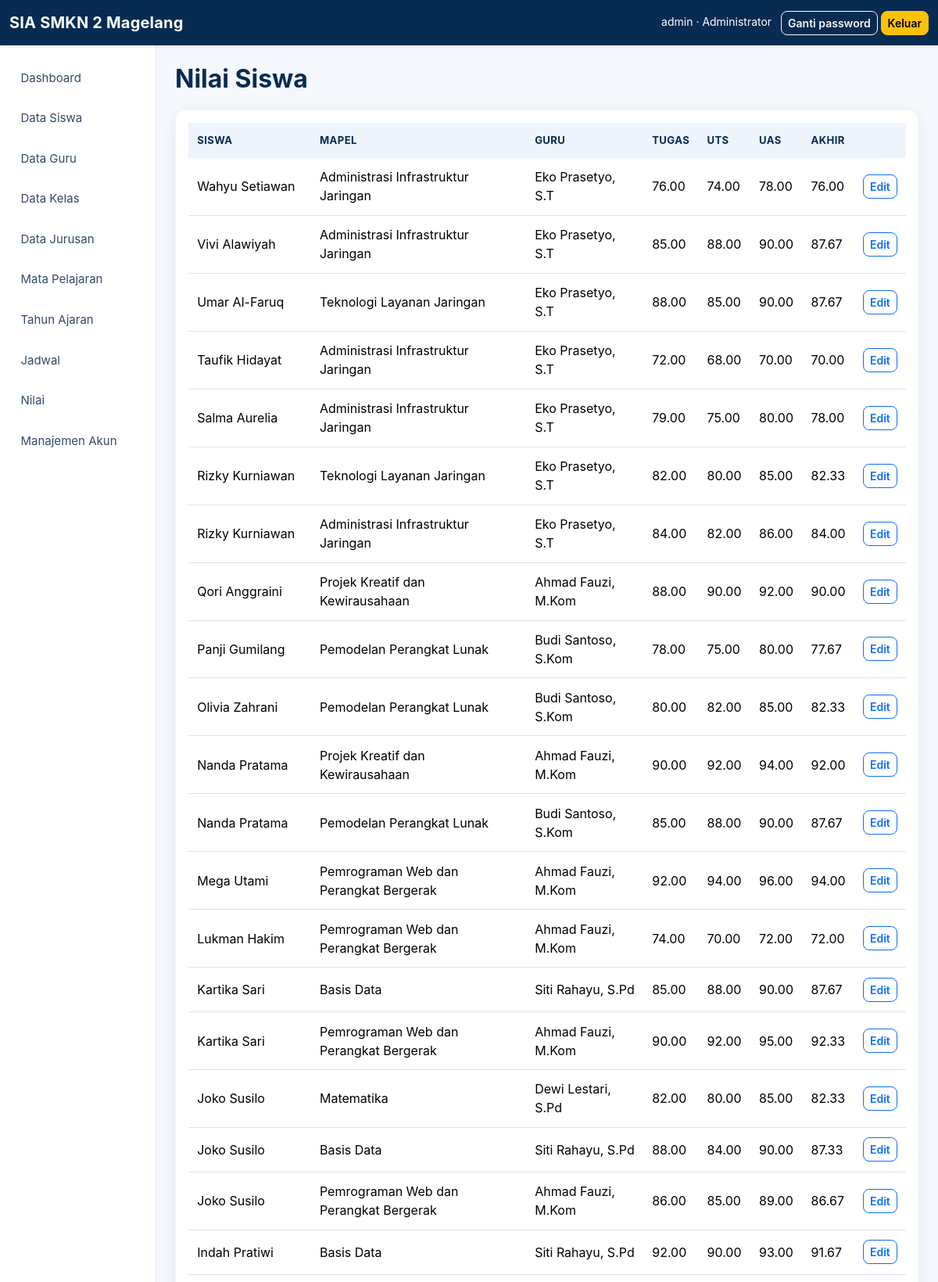
/admin/nilai.php (signed in, upper part), run on the app's committed database.
### tables this page shows
CREATE TABLE `nilai` (
  `id_nilai` INT NOT NULL AUTO_INCREMENT,
  `nis` VARCHAR(15) NOT NULL,
  `id_mapel` INT NOT NULL,
  `id_guru` INT NOT NULL,
  `id_tahun_ajaran` INT NOT NULL,
  `nilai_tugas` DECIMAL(5,2) NOT NULL DEFAULT 0.00,
  `nilai_uts` DECIMAL(5,2) NOT NULL DEFAULT 0.00,
  `nilai_uas` DECIMAL(5,2) NOT NULL DEFAULT 0.00,
  `nilai_akhir` DECIMAL(5,2) NOT NULL DEFAULT 0.00,
  PRIMARY KEY (`id_nilai`),
  UNIQUE KEY `uq_nilai_siswa_mapel_tahun` (`nis`, `id_mapel`, `id_tahun_ajaran`),
  KEY `fk_nilai_siswa` (`nis`),
  KEY `fk_nilai_mapel` (`id_mapel`),
  KEY `fk_nilai_guru` (`id_guru`),
  KEY `fk_nilai_tahun` (`id_tahun_ajaran`),
  CONSTRAINT `fk_nilai_siswa` FOREIGN KEY (`nis`) REFERENCES `siswa` (`nis`) ON UPDATE CASCADE ON DELETE CASCADE,
  CONSTRAINT `fk_nilai_mapel` FOREIGN KEY (`id_mapel`) REFERENCES `mata_pelajaran` (`id_mapel`) ON UPDATE CASCADE ON DELETE CASCADE,
  CONSTRAINT `fk_nilai_guru` FOREIGN KEY (`id_guru`) REFERENCES `guru` (`id_guru`) ON UPDATE CASCADE ON DELETE CASCADE,
  CONSTRAINT `fk_nilai_tahun` FOREIGN KEY (`id_tahun_ajaran`) REFERENCES `tahun_ajaran` (`id_tahun_ajaran`) ON UPDATE CASCADE ON DELETE CASCADE
);

CREATE TABLE `siswa` (
  `nis` VARCHAR(15) NOT NULL,
  `nama_siswa` VARCHAR(100) NOT NULL,
  `jenis_kelamin` ENUM('L','P') NOT NULL,
  `tanggal_lahir` DATE NOT NULL,
  `alamat` TEXT DEFAULT NULL,
  `id_kelas` INT NOT NULL,
  PRIMARY KEY (`nis`),
  KEY `fk_siswa_kelas` (`id_kelas`),
  CONSTRAINT `fk_siswa_kelas` FOREIGN KEY (`id_kelas`) REFERENCES `kelas` (`id_kelas`) ON UPDATE CASCADE ON DELETE RESTRICT
);

CREATE TABLE `mata_pelajaran` (
  `id_mapel` INT NOT NULL AUTO_INCREMENT,
  `kode_mapel` VARCHAR(10) NOT NULL,
  `nama_mapel` VARCHAR(100) NOT NULL,
  `kelompok` ENUM('Muatan Nasional','Muatan Kewilayahan','Produktif') NOT NULL DEFAULT 'Produktif',
  `kkm` DECIMAL(5,2) NOT NULL DEFAULT 75.00,
  PRIMARY KEY (`id_mapel`),
  UNIQUE KEY `uq_kode_mapel` (`kode_mapel`)
);

CREATE TABLE `guru` (
  `id_guru` INT NOT NULL AUTO_INCREMENT,
  `nip` VARCHAR(20) NOT NULL,
  `nama_guru` VARCHAR(100) NOT NULL,
  `email` VARCHAR(100) DEFAULT NULL,
  `no_hp` VARCHAR(20) DEFAULT NULL,
  PRIMARY KEY (`id_guru`),
  UNIQUE KEY `uq_guru_nip` (`nip`)
);

### config/config.php (called while the page is built, shortened)
<?php
function e(mixed $value): string { return htmlspecialchars((string)$value, ENT_QUOTES, 'UTF-8'); }

### admin/nilai.php (the view)
<?php require_once '../config/auth.php';require_role('admin');$pdo=db();if($_SERVER['REQUEST_METHOD']==='POST'){verify_csrf();$v=array_map('floatval',[$_POST['nilai_tugas'],$_POST['nilai_uts'],$_POST['nilai_uas']]);$akhir=round(array_sum($v)/3,2);$q=$pdo->prepare('UPDATE nilai SET nilai_tugas=?,nilai_uts=?,nilai_uas=?,nilai_akhir=? WHERE id_nilai=?');$q->execute([...$v,$akhir,(int)$_POST['id_nilai']]);flash('success','Nilai diperbarui.');redirect('nilai.php');}$rows=$pdo->query('SELECT n.*,s.nama_siswa,mp.nama_mapel,g.nama_guru FROM nilai n JOIN siswa s ON s.nis=n.nis JOIN mata_pelajaran mp ON mp.id_mapel=n.id_mapel JOIN guru g ON g.id_guru=n.id_guru ORDER BY n.id_nilai DESC')->fetchAll();$page_title='Nilai Siswa';require '../includes/header.php';require '../includes/sidebar.php';require '../includes/flash.php'; ?><h2>Nilai Siswa</h2><div class="card p-3 table-responsive"><table class="table"><thead><tr><th>Siswa</th><th>Mapel</th><th>Guru</th><th>Tugas</th><th>UTS</th><th>UAS</th><th>Akhir</th><th></th></tr></thead><tbody><?php foreach($rows as $r): ?><tr><td><?= e($r['nama_siswa']) ?></td><td><?= e($r['nama_mapel']) ?></td><td><?= e($r['nama_guru']) ?></td><?php foreach(['nilai_tugas','nilai_uts','nilai_uas','nilai_akhir'] as $c): ?><td><?= e($r[$c]) ?></td><?php endforeach; ?><td><button class="btn btn-sm btn-outline-primary" data-bs-toggle="modal" data-bs-target="#n<?= $r['id_nilai'] ?>">Edit</button><div class="modal fade" id="n<?= $r['id_nilai'] ?>"><div class="modal-dialog"><div class="modal-content"><form method="post"><?= csrf_field() ?><div class="modal-header"><h5>Edit nilai</h5></div><div class="modal-body"><input type="hidden" name="id_nilai" value="<?= $r['id_nilai'] ?>"><?php foreach(['nilai_tugas','nilai_uts','nilai_uas'] as $c): ?><label><?= strtoupper(str_replace('nilai_','',$c)) ?></label><input class="form-control mb-2" type="number" min="0" max="100" step="0.01" name="<?= $c ?>" value="<?= e($r[$c]) ?>" required><?php endforeach; ?></div><div class="modal-footer"><button class="btn btn-primary">Simpan</button></div></form></div></div></div></td></tr><?php endforeach; ?></tbody></table></div><?php require '../includes/footer.php';

### assets/css/app.css (style rules this page uses)
:root { --school-navy:#082b52;--school-blue:#0d6efd;--school-light:#f4f7fb;--school-muted:#718096;--school-border:#e5ebf3 }
* { box-sizing:border-box }
body { background:var(--school-light);color:#24344d;font-family:Inter,system-ui,-apple-system,"Segoe UI",sans-serif }
h1,h2,h3,h4,h5 { color:var(--school-navy);font-weight:700 }
h2 { margin-bottom:1.25rem }
.card { border:1px solid rgba(8,43,82,.05);border-radius:14px;box-shadow:0 5px 18px rgba(18,52,90,.07) }
.table { vertical-align:middle }
.table thead th { background:#eef4fb;border-bottom:0;color:var(--school-navy);font-size:.82rem;text-transform:uppercase;letter-spacing:.03em;white-space:nowrap }
.table>:not(caption)>*>* { padding:.78rem .7rem }
.btn { border-radius:8px;font-weight:600 }

### data on the page
nilai: nis.nama_siswa "Wahyu Setiawan", id_mapel.nama_mapel "Administrasi Infrastruktur Jaringan", id_guru.nama_guru "Eko Prasetyo, S.T", nilai_tugas "76.00", nilai_uts "74.00", nilai_uas "78.00", nilai_akhir "76.00"
nilai: nis.nama_siswa "Vivi Alawiyah", id_mapel.nama_mapel "Administrasi Infrastruktur Jaringan", id_guru.nama_guru "Eko Prasetyo, S.T", nilai_tugas "85.00", nilai_uts "88.00", nilai_uas "90.00", nilai_akhir "87.67"
nilai: nis.nama_siswa "Umar Al-Faruq", id_mapel.nama_mapel "Teknologi Layanan Jaringan", id_guru.nama_guru "Eko Prasetyo, S.T", nilai_tugas "88.00", nilai_uts "85.00", nilai_uas "90.00", nilai_akhir "87.67"
nilai: nis.nama_siswa "Taufik Hidayat", id_mapel.nama_mapel "Administrasi Infrastruktur Jaringan", id_guru.nama_guru "Eko Prasetyo, S.T", nilai_tugas "72.00", nilai_uts "68.00", nilai_uas "70.00", nilai_akhir "70.00"
nilai: nis.nama_siswa "Salma Aurelia", id_mapel.nama_mapel "Administrasi Infrastruktur Jaringan", id_guru.nama_guru "Eko Prasetyo, S.T", nilai_tugas "79.00", nilai_uts "75.00", nilai_uas "80.00", nilai_akhir "78.00"
nilai: nis.nama_siswa "Rizky Kurniawan", id_mapel.nama_mapel "Teknologi Layanan Jaringan", id_guru.nama_guru "Eko Prasetyo, S.T", nilai_tugas "82.00", nilai_uts "80.00", nilai_uas "85.00", nilai_akhir "82.33"
nilai: nis.nama_siswa "Rizky Kurniawan", id_mapel.nama_mapel "Administrasi Infrastruktur Jaringan", id_guru.nama_guru "Eko Prasetyo, S.T", nilai_tugas "84.00", nilai_uts "82.00", nilai_uas "86.00", nilai_akhir "84.00"
nilai: nis.nama_siswa "Qori Anggraini", id_mapel.nama_mapel "Projek Kreatif dan Kewirausahaan", id_guru.nama_guru "Ahmad Fauzi, M.Kom", nilai_tugas "88.00", nilai_uts "90.00", nilai_uas "92.00", nilai_akhir "90.00"
nilai: nis.nama_siswa "Panji Gumilang", id_mapel.nama_mapel "Pemodelan Perangkat Lunak", id_guru.nama_guru "Budi Santoso, S.Kom", nilai_tugas "78.00", nilai_uts "75.00", nilai_uas "80.00", nilai_akhir "77.67"
nilai: nis.nama_siswa "Olivia Zahrani", id_mapel.nama_mapel "Pemodelan Perangkat Lunak", id_guru.nama_guru "Budi Santoso, S.Kom", nilai_tugas "80.00", nilai_uts "82.00", nilai_uas "85.00", nilai_akhir "82.33"
nilai: nis.nama_siswa "Nanda Pratama", id_mapel.nama_mapel "Projek Kreatif dan Kewirausahaan", id_guru.nama_guru "Ahmad Fauzi, M.Kom", nilai_tugas "90.00", nilai_uts "92.00", nilai_uas "94.00", nilai_akhir "92.00"
nilai: nis.nama_siswa "Nanda Pratama", id_mapel.nama_mapel "Pemodelan Perangkat Lunak", id_guru.nama_guru "Budi Santoso, S.Kom", nilai_tugas "85.00", nilai_uts "88.00", nilai_uas "90.00", nilai_akhir "87.67"
nilai: nis.nama_siswa "Mega Utami", id_mapel.nama_mapel "Pemrograman Web dan Perangkat Bergerak", id_guru.nama_guru "Ahmad Fauzi, M.Kom", nilai_tugas "92.00", nilai_uts "94.00", nilai_uas "96.00", nilai_akhir "94.00"
nilai: nis.nama_siswa "Lukman Hakim", id_mapel.nama_mapel "Pemrograman Web dan Perangkat Bergerak", id_guru.nama_guru "Ahmad Fauzi, M.Kom", nilai_tugas "74.00", nilai_uts "70.00", nilai_uas "72.00", nilai_akhir "72.00"
nilai: nis.nama_siswa "Kartika Sari", id_mapel.nama_mapel "Basis Data", id_guru.nama_guru "Siti Rahayu, S.Pd", nilai_tugas "85.00", nilai_uts "88.00", nilai_uas "90.00", nilai_akhir "87.67"
nilai: nis.nama_siswa "Kartika Sari", id_mapel.nama_mapel "Pemrograman Web dan Perangkat Bergerak", id_guru.nama_guru "Ahmad Fauzi, M.Kom", nilai_tugas "90.00", nilai_uts "92.00", nilai_uas "95.00", nilai_akhir "92.33"
nilai: nis.nama_siswa "Joko Susilo", id_mapel.nama_mapel "Matematika", id_guru.nama_guru "Dewi Lestari, S.Pd", nilai_tugas "82.00", nilai_uts "80.00", nilai_uas "85.00", nilai_akhir "82.33"
nilai: nis.nama_siswa "Joko Susilo", id_mapel.nama_mapel "Basis Data", id_guru.nama_guru "Siti Rahayu, S.Pd", nilai_tugas "88.00", nilai_uts "84.00", nilai_uas "90.00", nilai_akhir "87.33"
nilai: nis.nama_siswa "Joko Susilo", id_mapel.nama_mapel "Pemrograman Web dan Perangkat Bergerak", id_guru.nama_guru "Ahmad Fauzi, M.Kom", nilai_tugas "86.00", nilai_uts "85.00", nilai_uas "89.00", nilai_akhir "86.67"
nilai: nis.nama_siswa "Indah Pratiwi", id_mapel.nama_mapel "Basis Data", id_guru.nama_guru "Siti Rahayu, S.Pd", nilai_tugas "92.00", nilai_uts "90.00", nilai_uas "93.00", nilai_akhir "91.67"

### other printed values
current_user()['username'] "admin"
role_label(current_user()['role']) "Administrator"
